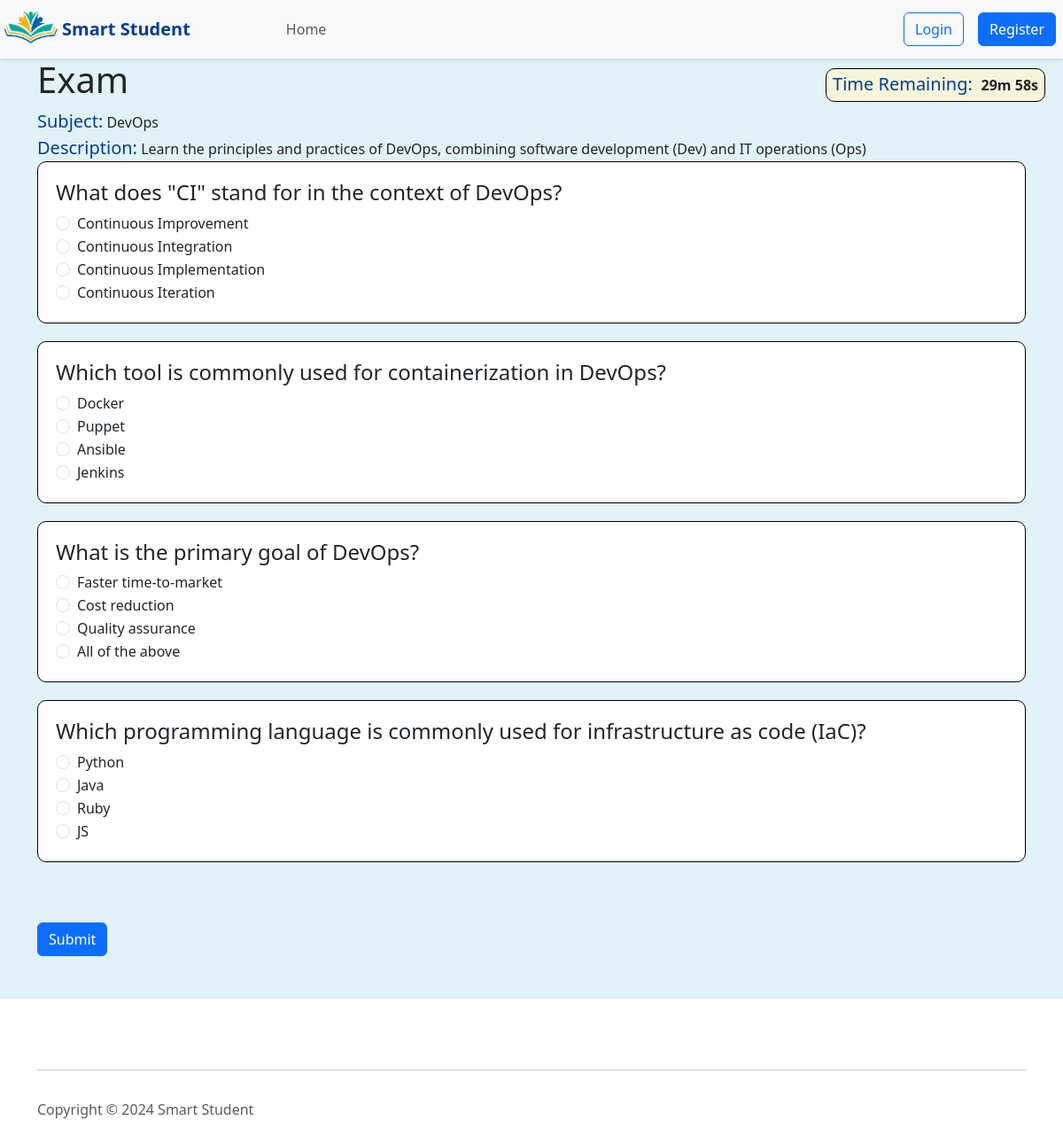
/examination/1/, run on the app's committed database.
### pages/models.py (models this page shows)
class Exam(models.Model):
    title = models.CharField(max_length=100)
    description = models.TextField()
    duration = models.IntegerField()
    teacher = models.ForeignKey(User, on_delete=models.CASCADE, related_name='exams')
    visibility = models.BooleanField(default=False)

class Question(models.Model):
    exam = models.ForeignKey(Exam, on_delete=models.CASCADE, related_name='questions')
    question= models.CharField(default ='', max_length=50)
    option1 = models.CharField(max_length=100)
    option2 = models.CharField(max_length=100)
    option3 = models.CharField(max_length=100)
    option4 = models.CharField(max_length=100)
    correct_answer = models.IntegerField()
    marks = models.IntegerField(default=1)

### pages/views.py (the view)
# urls.py: path('examination/<int:id>/', examination ,name='examination'),
def examination(request,id):
    exam = Exam.objects.get(id=id)
    questions=Question.objects.filter(exam_id=id)
    return render (request,'student/examination.html', {'exam':exam, 'questions':questions})

### pages/templates/student/examination.html (shortened to what this page needs)
<html>
    <head>
         {% load bootstrap5 %}
  {% bootstrap_css %}
  {% load static %}
  <link rel="stylesheet" href="{% static 'global.css' %}">
    </head>
    <body>
        {% include 'navbar.html' %}
        <div class="examination-container">
            <div class="container ">
                <form method="post" action="{% url 'submit_exam' exam_id=exam.id %}" >
                    <h1>Exam</h1>
                    <div>
                        <label for="title" class="list-labels">Subject:</label>
                        <label for="title">{{ exam.title }}</label>
                    </div
                    >
                    <div>
                        <label for="Description" class="list-labels">Description:</label>
                        <label for="Description">{{ exam.description }}</label>
                    </div>
                    <div class="text-end timer-container">
                        <span class='timer'>
                        <label for="duration" class="list-labels">Time Remaining:</label>
                        <label for="title" id="time-left" class="duration">{{ exam.duration }} Minutes</label>
                        </span>
                    </div>
                    <div class="quiz-container">
                        {% for question in questions %}
                        <div class="question">
                            <h4>{{ question.question }}</h4>
                            <div class="form-check">
                                <input class="form-check-input" type="radio" name="question_{{ question.id }}" id="option1" value="1">
                                <label class="form-check-label" for="option1">{{ question.option1 }}</label>
                            </div>
                            <div class="form-check">
                                <input class="form-check-input" type="radio" name="question_{{ question.id }}" id="option2" value="2">
                                <label class="form-check-label" for="option2">{{ question.option2 }}</label>
                            </div>
                            <div class="form-check">
                                <input class="form-check-input" type="radio" name="question_{{ question.id }}" id="option3" value="3">
                                <label class="form-check-label" for="option3">{{ question.option3 }}</label>
                            </div>
                            <div class="form-check">
                                <input class="form-check-input" type="radio" name="question_{{ question.id }}" id="option4" value="4">
                                <label class="form-check-label" for="option4">{{ question.option4 }}</label>
                            </div>
                        </div>
                        {% endfor %}
                    </div>
                    <button type="submit" class="btn btn-primary my-5">Submit</button>
                </form>
            </div>
        </div>
        {% include 'footer.html' %}
    </body>
</html>

### pages/static/global.css (style rules this page uses)
.list-labels { font-size: 20px; color: #033E8C; }
.duration { font-weight: 700; }
.timer { border: 1px solid black; border-radius: 10px; padding: 7px; background-color: beige; }
.timer-container { position: fixed; right: 20px; top: 80px; }
.duration { min-width: 70px }
.question { border: 1px solid black; margin-bottom: 20px; padding: 20px; border-radius: 10px; background-color: white; }
.examination-container { background-color: #e1f2f8; }

### data on the page
Exam: title "DevOps", description "Learn the principles and practices of DevOps, combining software development (Dev) and IT operations (Ops)"
Question: question "What does \"CI\" stand for in the context of DevOps?", option1 "Continuous Improvement", option2 "Continuous Integration", option3 "Continuous Implementation", option4 "Continuous Iteration"
Question: question "Which tool is commonly used for containerization in DevOps?", option1 "Docker", option2 "Puppet", option3 "Ansible", option4 "Jenkins"
Question: question "What is the primary goal of DevOps?", option1 "Faster time-to-market", option2 "Cost reduction", option3 "Quality assurance", option4 "All of the above"
Question: question "Which programming language is commonly used for infrastructure as code (IaC)?", option1 "Python", option2 "Java", option3 "Ruby", option4 "JS"
